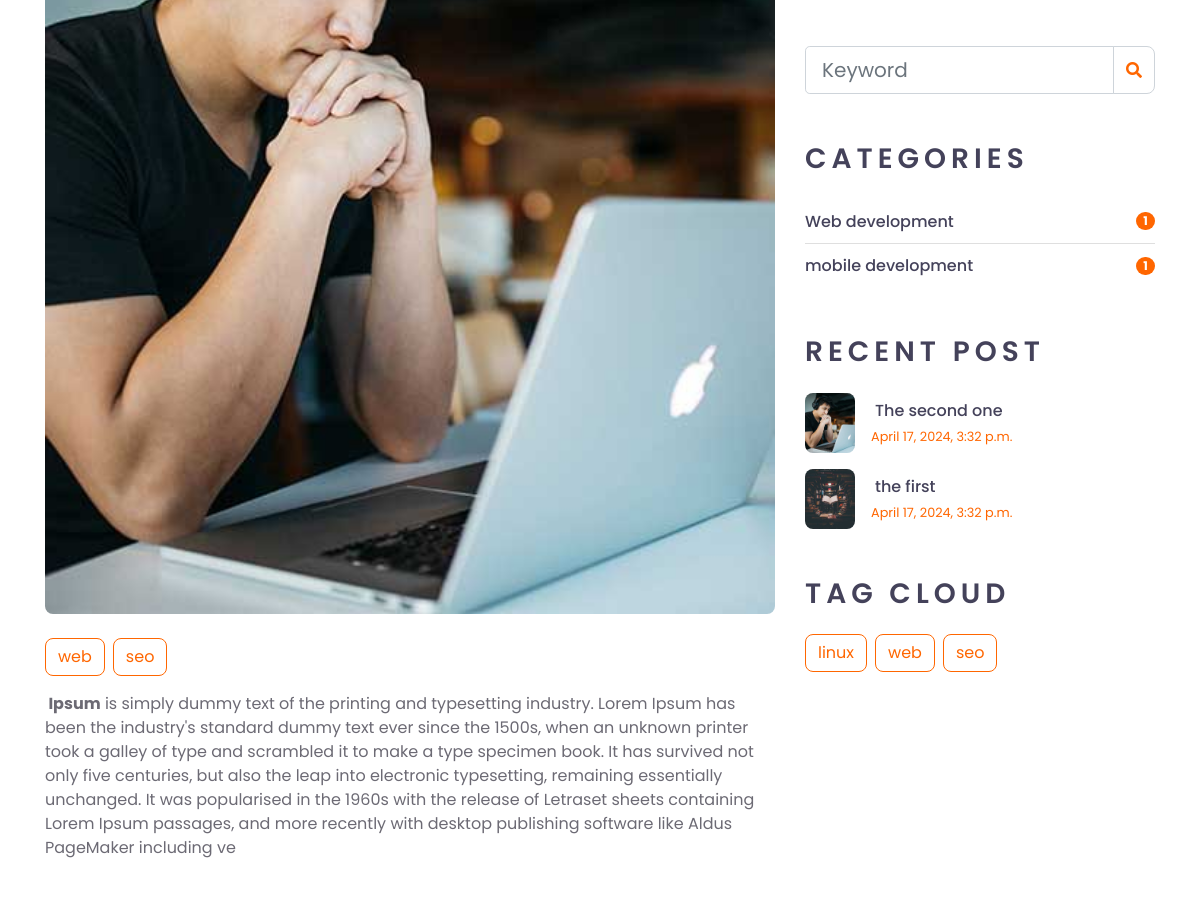
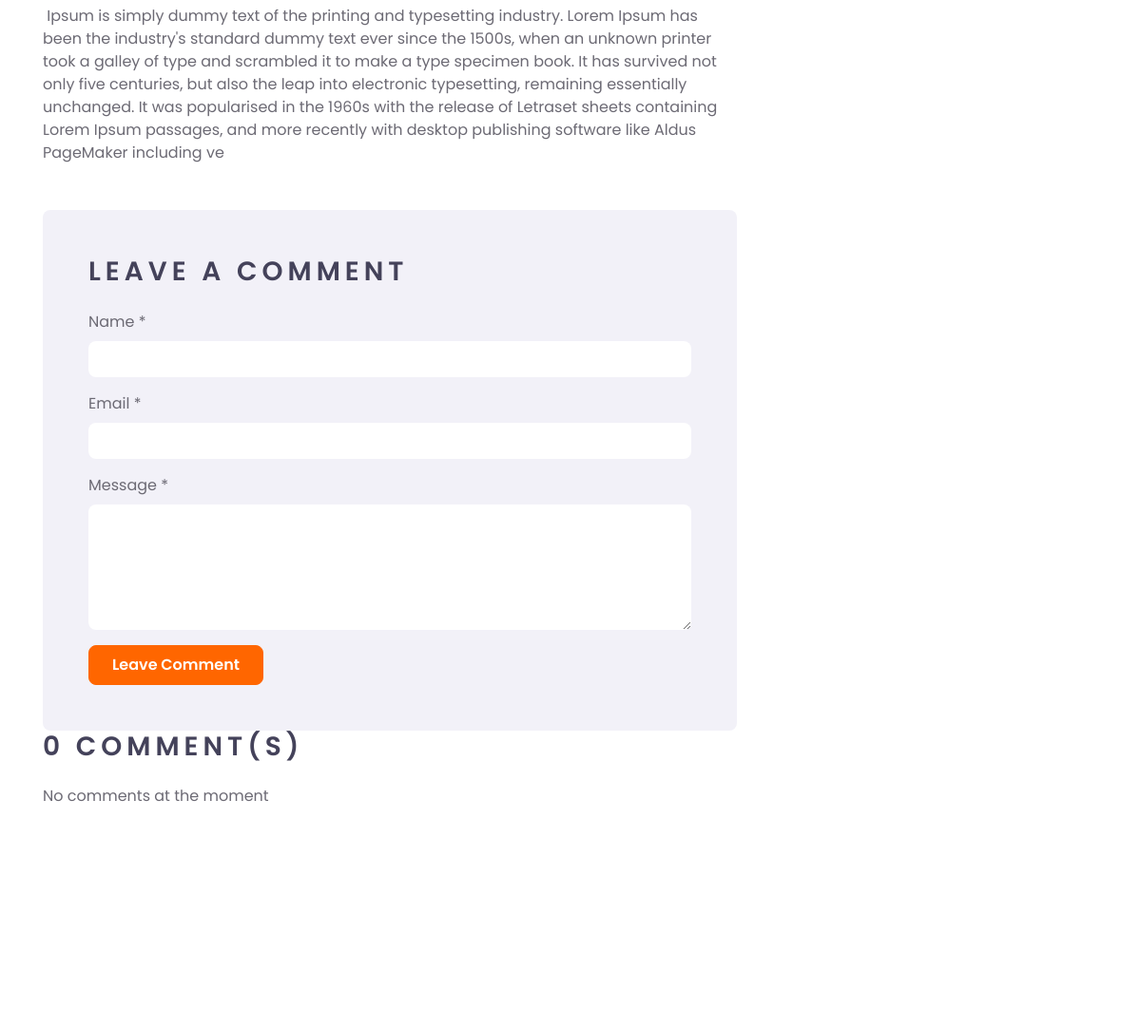
The page /post/the-second-one (middle part) on the database as committed earlier (2 pictures, top to bottom).
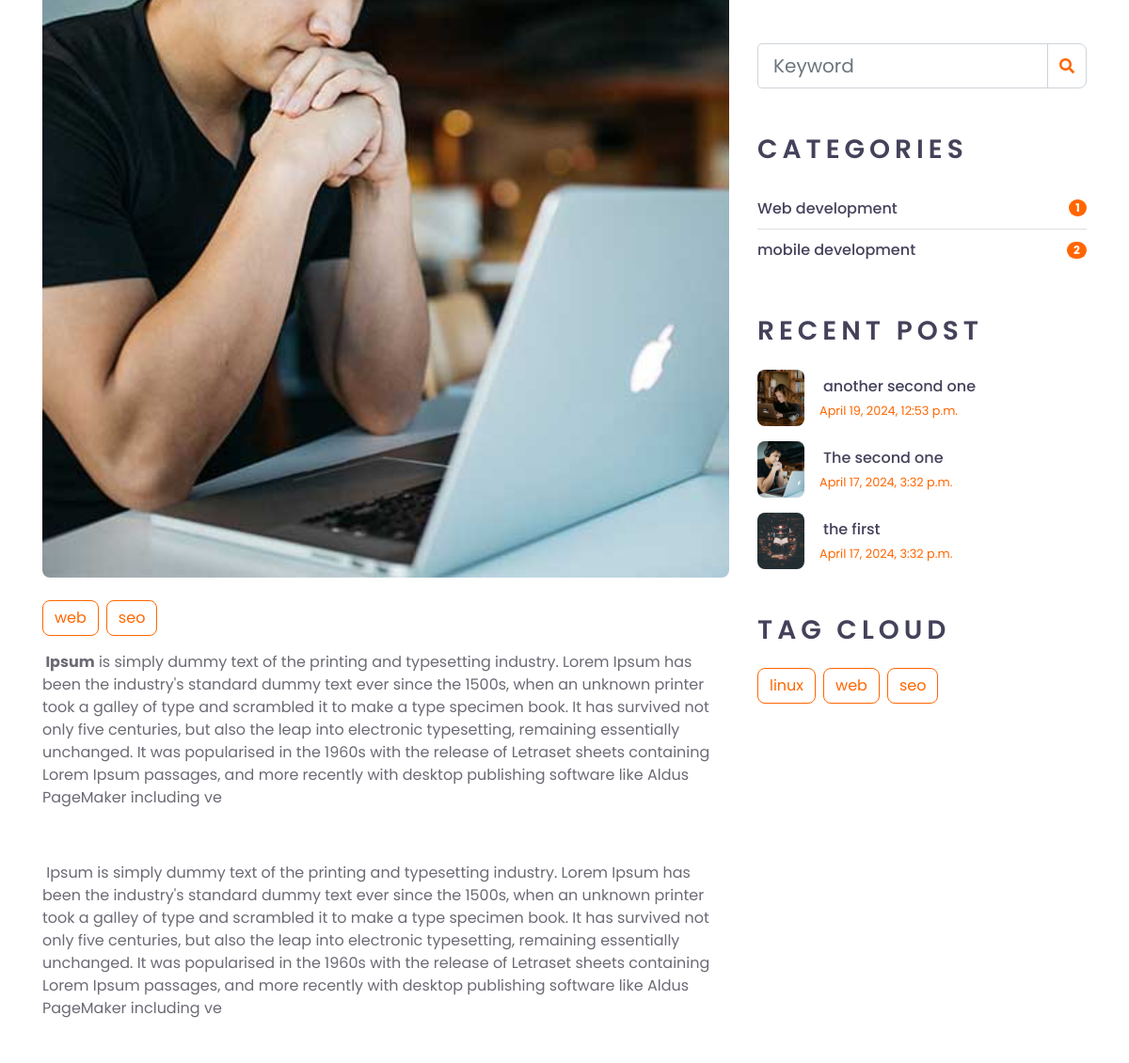
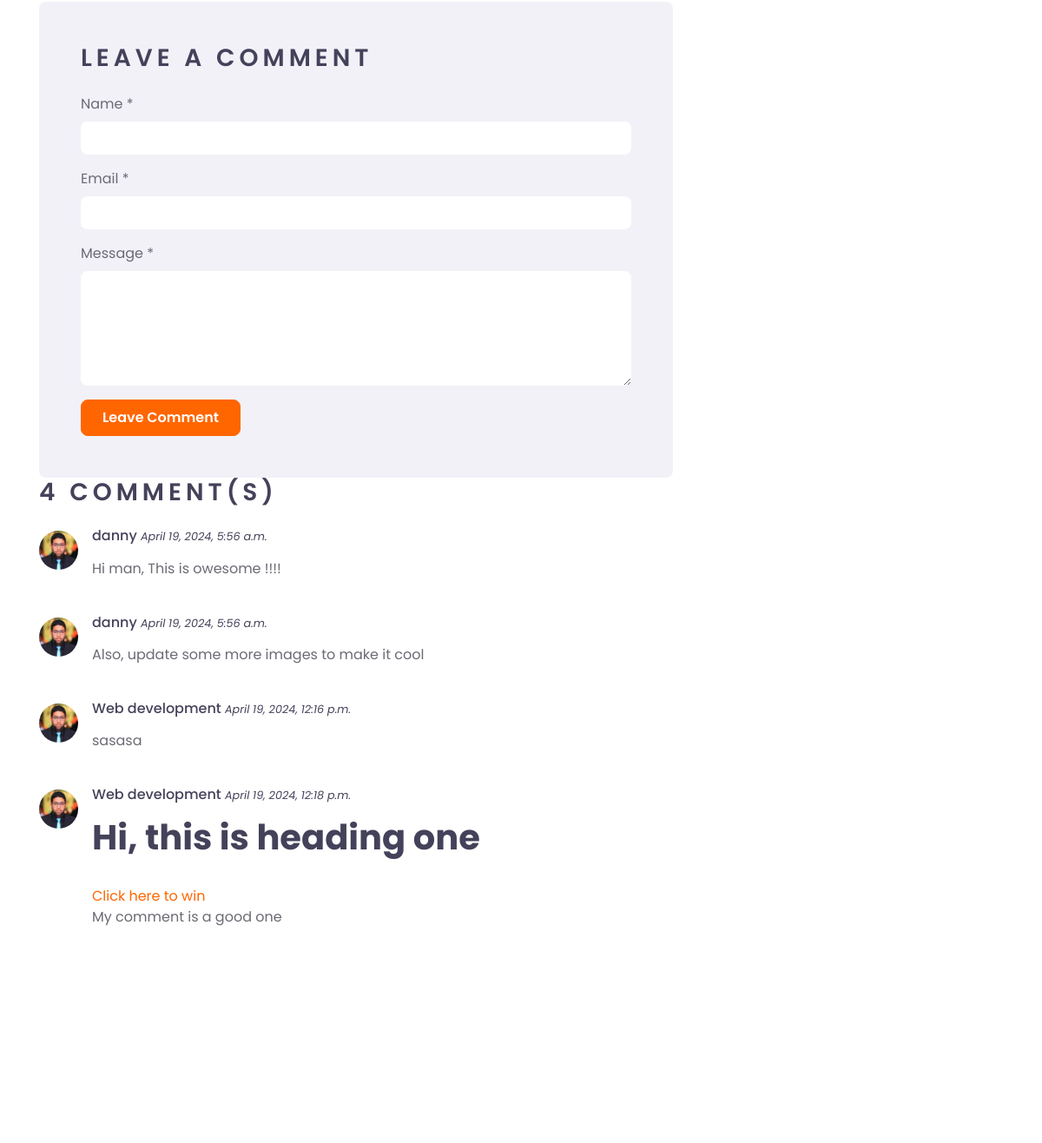
The same page on the database as committed later (2 pictures, top to bottom).
### blogapp/models.py (models this page shows, shortened)
class Tag(models.Model):
    name = models.CharField(max_length=100)

class Category(models.Model):
    name = models.CharField(max_length=100)
    url = models.SlugField(unique=True)

class Post(models.Model):
    title = models.CharField(max_length=200)
    image = models.ImageField(upload_to="blog/")
    url = models.SlugField(unique=True)
    content = RichTextField()
    author = models.ForeignKey('auth.User', on_delete=models.CASCADE)
    created_at = models.DateTimeField(auto_now_add=True)
    categories = models.ForeignKey(Category, on_delete=models.CASCADE)
    tags = models.ManyToManyField(Tag)
    published = models.BooleanField(default=True)

class Comment(models.Model):
    post = models.ForeignKey(Post, on_delete=models.CASCADE, related_name='comments')
    author = models.CharField(max_length=50)
    email = models.EmailField()
    content = models.TextField()
    created_at = models.DateTimeField(default=timezone.now)
    approved = models.BooleanField(default=False)

### blogapp/views.py (the view)
# urls.py: path('post/<slug:url>', views.post_detail, name='postdetail'),
def post_detail(request, url):
    post = get_object_or_404(Post, url=url)
    approved_blogs = Post.objects.filter(published=True)
    blog_categories = Category.objects.annotate(blog_count=models.Count('post'))
    recent_posts = Post.objects.order_by('-created_at')[:5]
    comments = post.comments.filter(approved=True)  # Filter comments for the specific post
    blog_tags = Tag.objects.all()
    current_blog_tag = post.tags.all()
    context = {
        'post': post,
        'blogs': approved_blogs,
        'blog_categories': blog_categories,
        'recent_posts': recent_posts,
        'comments': comments,
        'blog_tags':blog_tags,
        'current_blog_tag':current_blog_tag
    }
    return render(request, 'single.html', context)

### templates/single.html (shortened to what the changed rows need)
{% extends "base.html" %}
{% load static %}
{% block body %}
    <div class="container-fluid py-5">
        <div class="container py-5">
            <div class="row">
                <div class="col-lg-8">
                    <div class="mb-5">
                        <img class="img-fluid rounded w-100 mb-4" src='{{post.image.url}}' alt="{{post.title}}">
                        <div class="d-flex flex-wrap m-n1">
                            {% for tag in current_blog_tag %}
                            <a href="{% url "tag_filter" tag.name %}" class="btn btn-outline-primary m-1">{{tag.name}}</a>
                            {% endfor %}
                        </div>
                        <p>{{post.content|safe|linebreaks}}</p>
                    </div>
                    <div class="mb-5">
                        <h3 class="text-uppercase mb-4" style="letter-spacing: 5px;">{{comments|length}} Comment(s)</h3>
                        {% if comments %}
                        {% for comment in comments %}
                        <div class="media mb-4">
                            <img src='{% static "img/user.jpg" %}' alt="Image" class="img-fluid rounded-circle mr-3 mt-1"
                                style="width: 45px;">
                            <div class="media-body">
                                <h6>{{comment.author}} <small><i>{{comment.created_at}}</i></small></h6>
                                <p>{{comment.content|safe|linebreaks}}</p>
                            </div>
                        </div>
                        {% endfor %}
                        {% else %}
                        <p> No comments at the moment </p>
                        {% endif %}
                    </div>
                </div>
                <div class="col-lg-4 mt-5 mt-lg-0">
                    <div class="mb-5">
                        <ul class="list-group list-group-flush">
                            {% for blogcategory in blog_categories %}
                            <li class="list-group-item d-flex justify-content-between align-items-center px-0">
                                <a href="{% url "post_list_by_category" blogcategory.url %}" class="text-decoration-none h6 m-0">{{ blogcategory.name }}</a>
                                <span class="badge badge-primary badge-pill">{{ blogcategory.blog_count }}</span>
                            </li>
                            {% endfor %}
                        </ul>
                    </div>
                    <div class="mb-5">
                        {% for blog in recent_posts %}
                        <a class="d-flex align-items-center text-decoration-none mb-3" href="">
                            <img class="img-fluid rounded" height="50" width="50" src="{{blog.image.url}}" alt="{{blog.title}}">
                            <div class="pl-3">
                                <h6 class="m-1">{{blog.title}}</h6>
                                <small>{{blog.created_at}}</small>
                            </div>
                        </a>
                        {% endfor %}
                    </div>
                    <div class="mb-5">
                        <div class="d-flex flex-wrap m-n1">
                            {% for tag in blog_tags %}
                            <a href="" class="btn btn-outline-primary m-1">{{tag.name}}</a>
                            {% endfor %}
                        </div>
                    </div>
                </div>
            </div>
        </div>
    </div>
    {% endblock body %}

Rows that differ between the two databases and show on the page:
added Comment: author "danny", created_at "April 19, 2024, 5:56 a.m.", content "Hi man, This is owesome !!!!"
added Comment: author "danny", created_at "April 19, 2024, 5:56 a.m.", content "Also, update some more images to make it cool"
added Comment: author "Web development", created_at "April 19, 2024, 12:16 p.m.", content "sasasa"
added Comment: author "Web development", created_at "April 19, 2024, 12:18 p.m.", content "Hi, this is heading one Click here to win My comment is a good one"
computed for Category "mobile development": blog_count "1" → "2"
added Post: image (picture), title "another second one", created_at "April 19, 2024, 12:53 p.m."
Other text that changed with them:
{{ comments|length }}: "0" → "4"
text no longer shown: "No comments at the moment"
